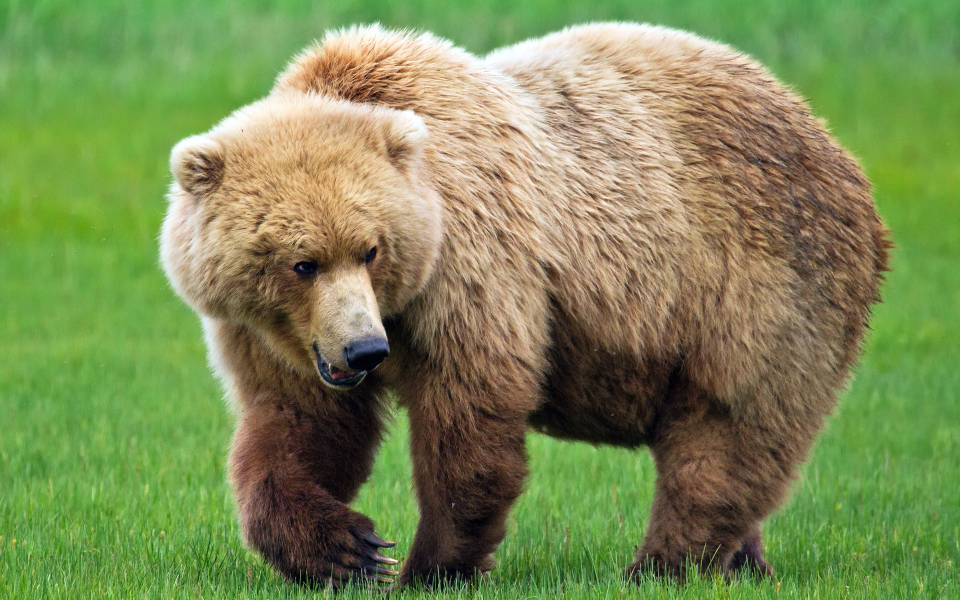
#> input picture lab5/bear_images/000002.jpg, 1920 x 1200 px (shown at 1/2 size)
$ python -i image_processor.py   (imports and definitions only)
#> lines starting #> are read from the running program, lines starting #| are printed output that depends on the picture; after the words box and inside, x2 and y2 are one past the last pixel; in counts of white or black regions, pixels touching at a corner belong together
import cv2
import os
from typing import Literal, Tuple
import numpy as np
import matplotlib.pyplot as plt

BGColor = Literal['black', 'white', 'transparent']


class ImageProcessor:
    """
    Класс ImageProcessor для загрузки, обработки (создание круглого изображения)
    и отображения изображений.

    Attributes:
        filepath (str): Путь к файлу исходного изображения.
        original_image (np.ndarray): Загруженное исходное изображение в формате BGR/BGRA.
        original_shape (Tuple[int, ...]): Форма исходного изображения (высота, ширина, каналы).
        file_size_bytes (int): Размер файла на диске в байтах.
    """

    def __init__(self, filepath: str):
        """
        Инициализирует ImageProcessor, загружая изображение из указанного пути.

        Args:
            filepath (str): Путь к файлу изображения.

        Raises:
            IOError: Если файл изображения не может быть прочитан, не найден
                     или не удается получить его размер.
        """
        self.filepath: str = filepath
        self.original_image: np.ndarray = self._load_image()
        self.original_shape: Tuple[int, ...] = self.original_image.shape

        try:
            self.file_size_bytes: int = os.path.getsize(self.filepath)
        except OSError as e:
            raise IOError(f"Не удалось получить размер файла {self.filepath}: {e}")

    def _load_image(self) -> np.ndarray:
        """
        Защищённый метод для загрузки изображения с помощью OpenCV.

        Использует `cv2.imread` с флагом `IMREAD_UNCHANGED` для сохранения
        альфа-канала, если он присутствует.

        Returns:
            np.ndarray: Загруженное изображение в формате BGR/BGRA.

        Raises:
            IOError: Если `cv2.imread` возвращает None (не удалось прочитать файл).
        """
        try:
            image = cv2.imread(self.filepath, cv2.IMREAD_UNCHANGED)
#> image is the input picture: shape (1200, 1920, 3); mean B, G, R 85, 137.7, 123.5
            if image is None:
                raise IOError(f"Не удалось прочитать файл изображения: {self.filepath}. "
                              "Проверьте путь и формат файла.")
            return image
        except cv2.error as e:
            raise IOError(f"Ошибка OpenCV при чтении файла {self.filepath}: {e}")

    # [19 lines left out: function get_image_size_info, not called in this run]

    def _center_crop_to_square(self, image: np.ndarray) -> np.ndarray:
        """
        Защищённый метод для обрезки изображения до квадрата по центру.

        Args:
            image (np.ndarray): Исходное изображение.

        Returns:
            np.ndarray: Обрезанное квадратное изображение.
        """
        h, w = image.shape[:2]
#> h = 1200; w = 1920
        min_dim = min(h, w)
#> min_dim = 1200
        start_x = (w - min_dim) // 2
#> start_x = 360
        start_y = (h - min_dim) // 2
#> start_y = 0
        return image[start_y:start_y + min_dim, start_x:start_x + min_dim]
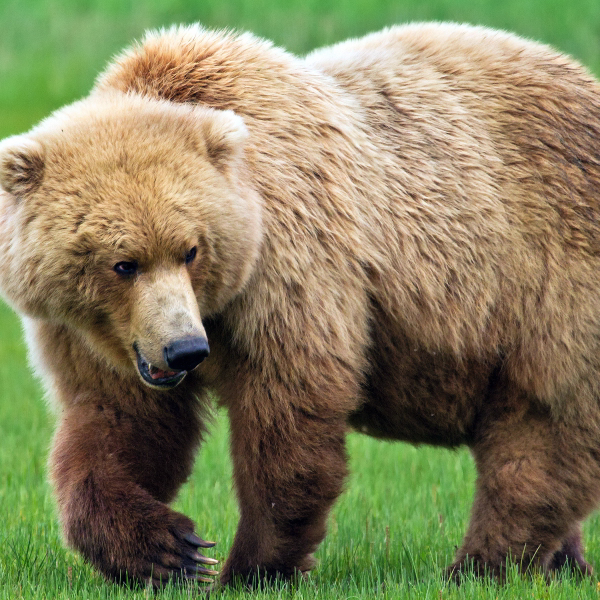
#> returned value: shape (1200, 1200, 3) (shown at 1/2 size); mean of channels 0, 1, 2 92.7, 127.7, 132.3; drawn as B, G, R

    def make_circular(self, bg_color: BGColor = 'transparent') -> np.ndarray:
        """
        Преобразует изображение в круглое, заполняя область вне круга
        указанным цветом фона (черный, белый или прозрачный).

        Args:
            bg_color (BGColor): Цвет фона для области вне круга.
                                Допустимые значения: 'black', 'white', 'transparent'.
                                По умолчанию 'transparent'.

        Returns:
            np.ndarray: Обработанное изображение в виде круга.
        """
        square_image = self._center_crop_to_square(self.original_image)
        height, width = square_image.shape[:2]
#> height = 1200; width = 1200
        center = (width // 2, height // 2)
#> center = (600, 600)
        radius = width // 2
#> radius = 600

        mask = np.zeros((height, width), dtype=np.uint8)
        cv2.circle(mask, center, radius, 255, -1)
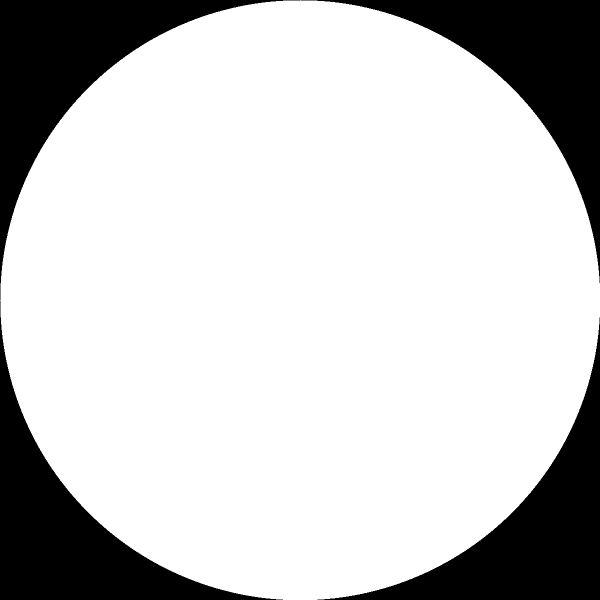
#> mask: shape (1200, 1200) (shown at 1/2 size); 78.5% white; 4 black regions, box (x1, y1, x2, y2) and area: (0, 0, 600, 600) 77872, (601, 0, 1200, 566) 77272, (0, 601, 566, 1200) 77272, (635, 635, 1200, 1200) 76673

        if bg_color == 'transparent':
            if square_image.shape[2] == 3:
                image_bgra = cv2.cvtColor(square_image, cv2.COLOR_BGR2BGRA)
            else:
                image_bgra = square_image

            b, g, r, a = cv2.split(image_bgra)
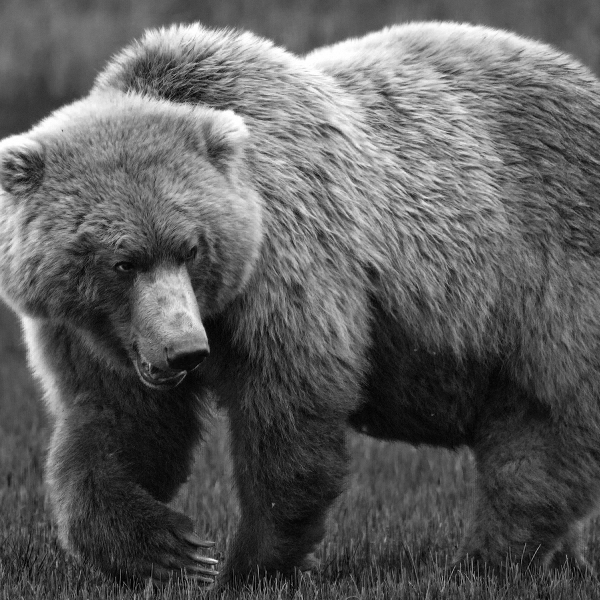
#> b: shape (1200, 1200) (shown at 1/2 size); min 0, max 255, mean 92.7
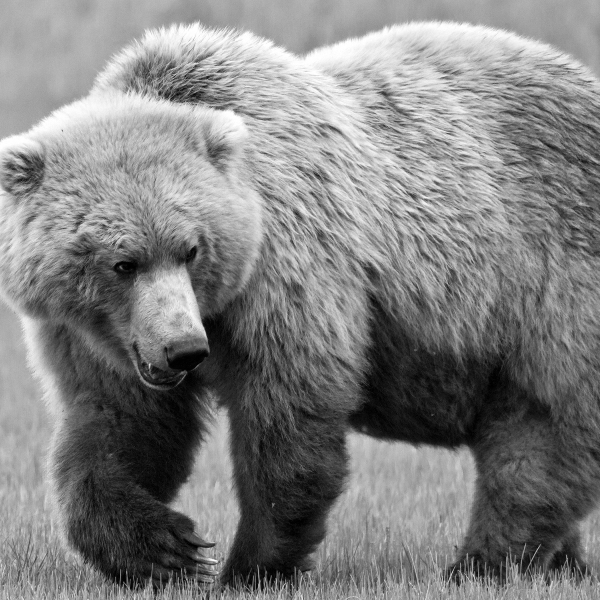
#> g: shape (1200, 1200) (shown at 1/2 size); min 0, max 255, mean 127.7
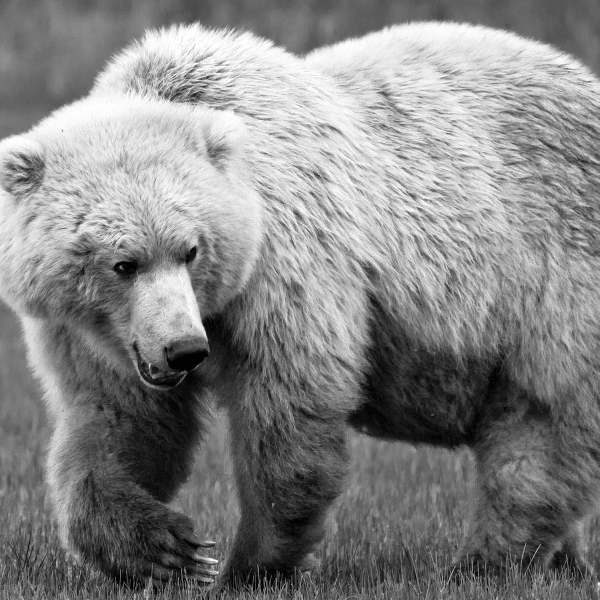
#> r: shape (1200, 1200) (shown at 1/2 size); min 0, max 255, mean 132.3
#> a: shape (1200, 1200); every value is 255
            new_alpha = cv2.bitwise_and(a, mask)
            result_image = cv2.merge((b, g, r, new_alpha))

        else:
            if square_image.shape[2] == 4:
                image_bgr = cv2.cvtColor(square_image, cv2.COLOR_BGRA2BGR)
            else:
                image_bgr = square_image

            background_color = (255, 255, 255) if bg_color == 'white' else (0, 0, 0)
            background = np.full_like(image_bgr, background_color)

            inverse_mask = cv2.bitwise_not(mask)
            background_ring = cv2.bitwise_and(background, background, mask=inverse_mask)

            foreground_circle = cv2.bitwise_and(image_bgr, image_bgr, mask=mask)

            result_image = cv2.add(background_ring, foreground_circle)

        return result_image

    # [92 lines left out: functions _convert_for_matplotlib, display_comparison, save_result_image, _format_bytes, not called in this run]

>>> result = ImageProcessor('bear_images/000002.jpg').make_circular()

$ run again, on lab5/bear_images/000007.jpg
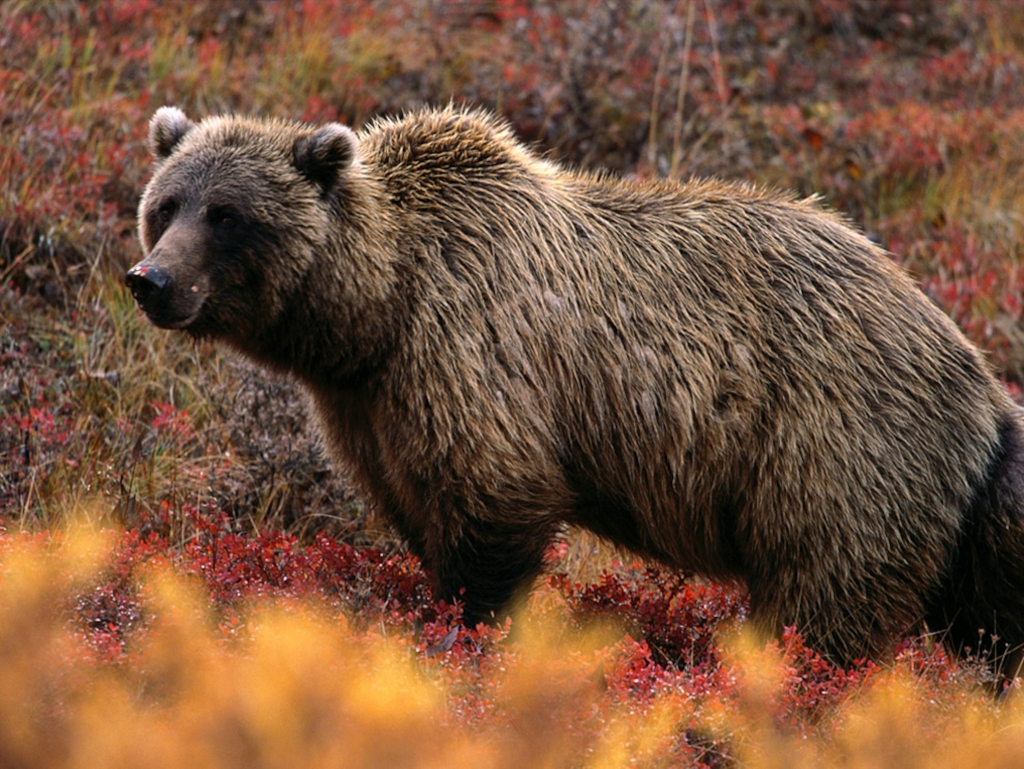
#> input picture lab5/bear_images/000007.jpg, 3072 x 2306 px (shown at 1/3 size)
#> in _load_image, image is the input picture: shape (2306, 3072, 3); mean B, G, R 60.3, 82.6, 116.9
#> in make_circular, `cv2.circle(mask, center, radius, 255, -1)`:
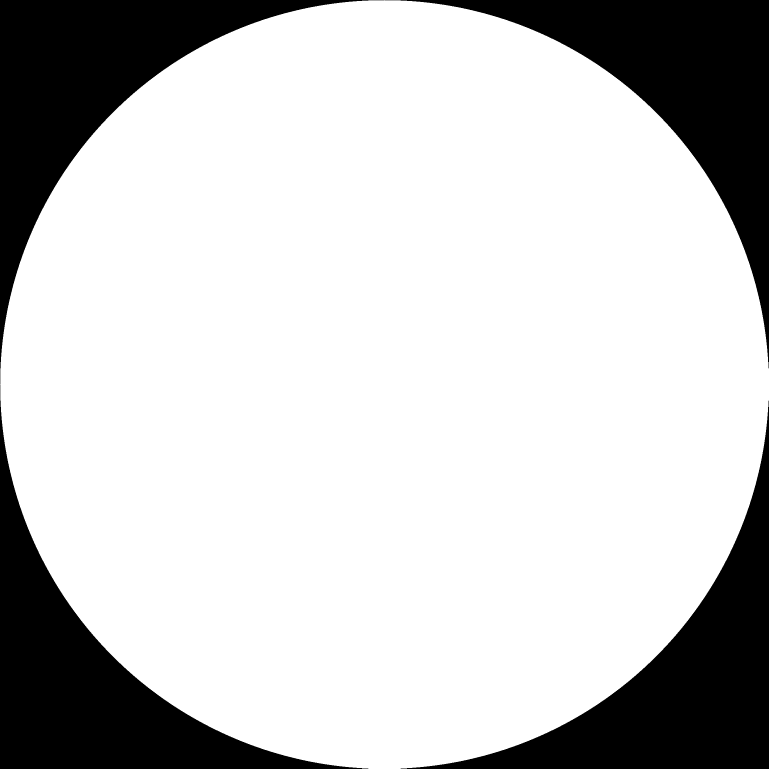
#> mask: shape (2306, 2306) (shown at 1/3 size); 78.5% white; 4 black regions, box (x1, y1, x2, y2) and area: (0, 0, 1153, 1153) 286468, (1154, 0, 2306, 1105) 285315, (0, 1154, 1105, 2306) 285315, (1202, 1202, 2306, 2306) 284163
#> in make_circular, `b, g, r, a = cv2.split(image_bgra)`:
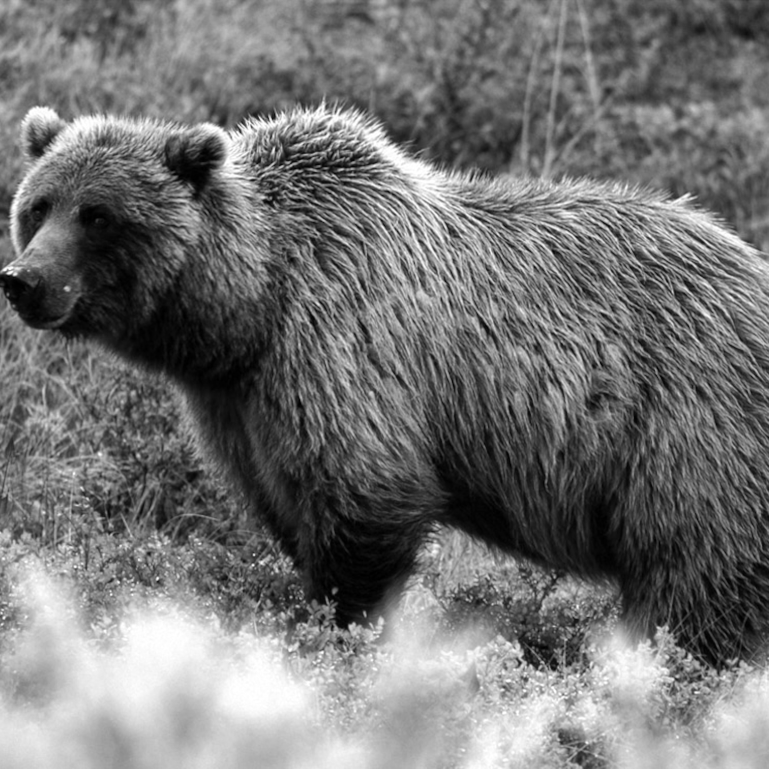
#> r: shape (2306, 2306) (shown at 1/3 size); min 0, max 255, mean 116.1
#> a: shape (2306, 2306); every value is 255

$ run again, on lab5/bear_images/000010.jpg
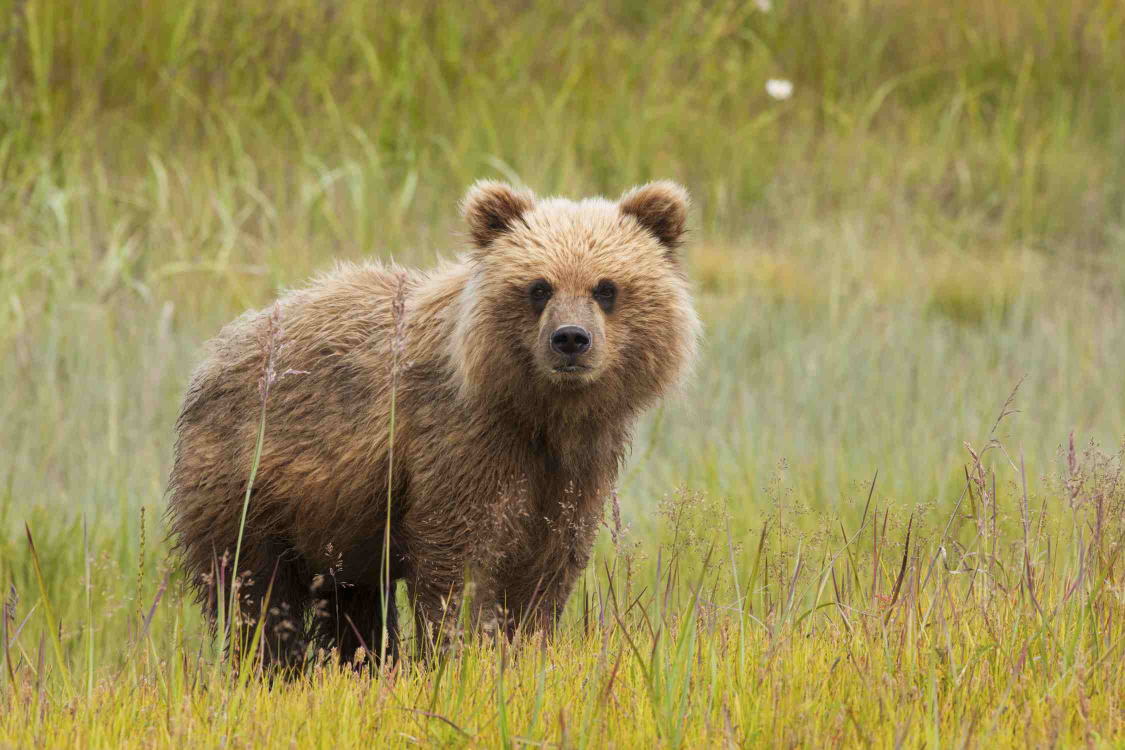
#> input picture lab5/bear_images/000010.jpg, 2250 x 1500 px (shown at 1/2 size)
#> in _load_image, image is the input picture: shape (1500, 2250, 3); mean B, G, R 84.8, 141.3, 153.8
#> in make_circular, `cv2.circle(mask, center, radius, 255, -1)`:
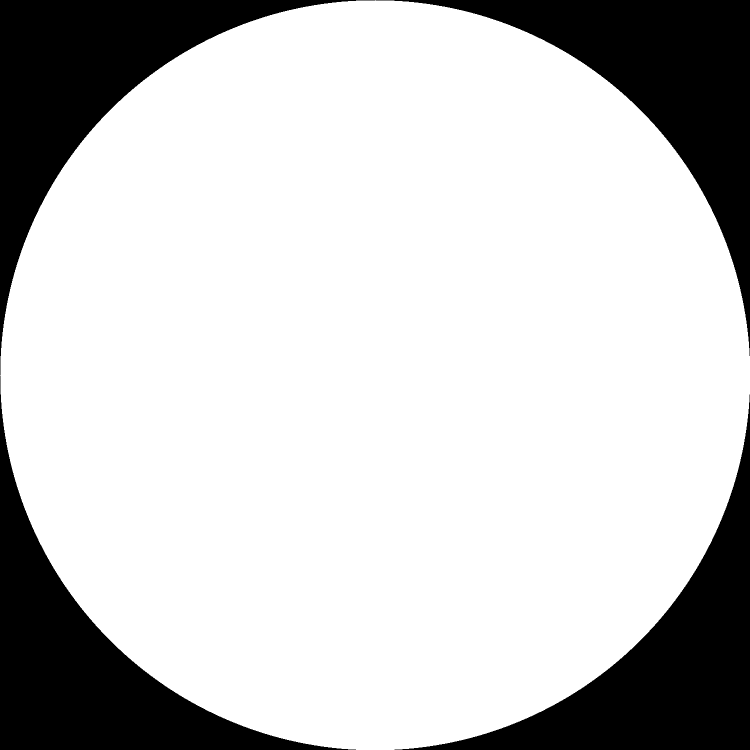
#> mask: shape (1500, 1500) (shown at 1/2 size); 78.5% white; 4 black regions, box (x1, y1, x2, y2) and area: (0, 0, 750, 750) 121470, (751, 0, 1500, 712) 120720, (0, 751, 712, 1500) 120720, (789, 789, 1500, 1500) 119971
#> in make_circular, `b, g, r, a = cv2.split(image_bgra)`:
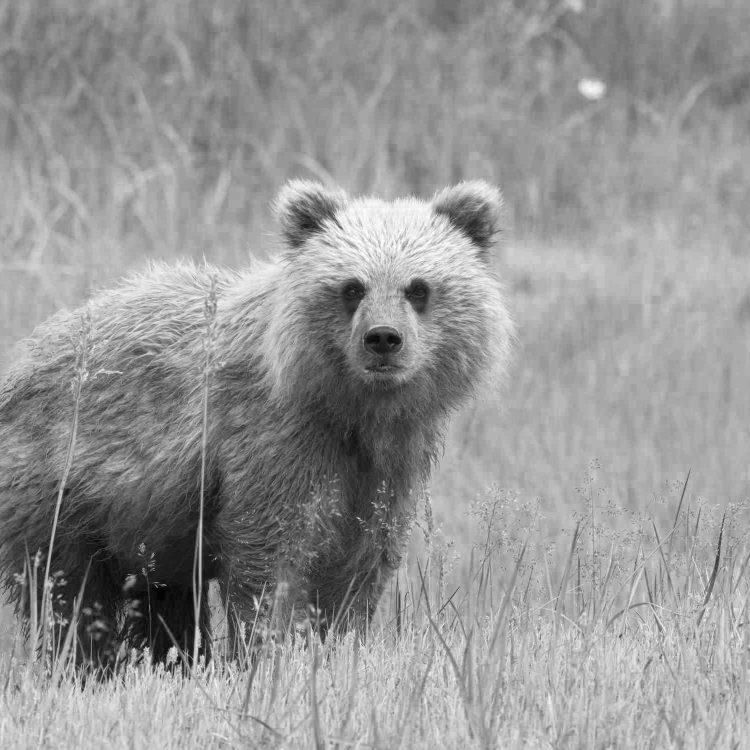
#> r: shape (1500, 1500) (shown at 1/2 size); min 1, max 255, mean 149.5
#> a: shape (1500, 1500); every value is 255

$ run again, on lab5/bear_images/000011.jpg
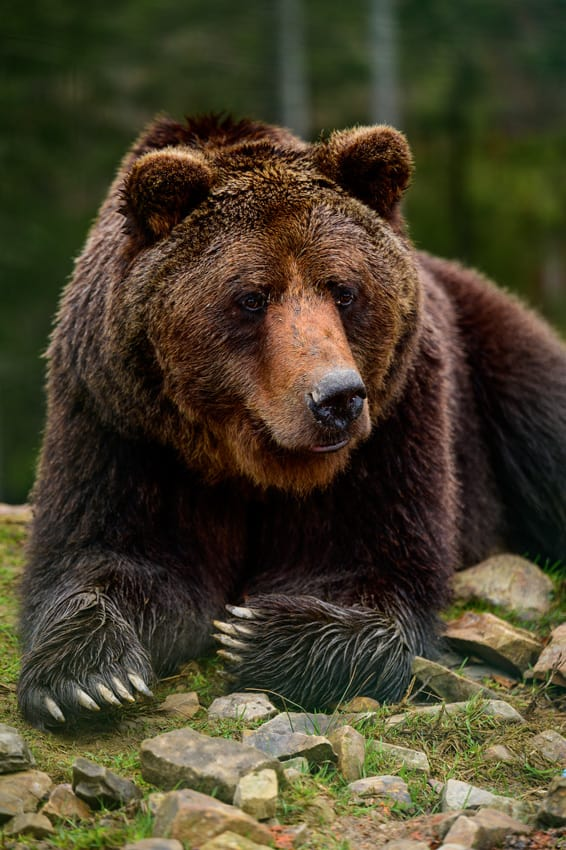
#> input picture lab5/bear_images/000011.jpg, 566 x 850 px
#> in _load_image, image is the input picture: shape (850, 566, 3); mean B, G, R 43, 64.4, 71.7
#> in make_circular, `cv2.circle(mask, center, radius, 255, -1)`:
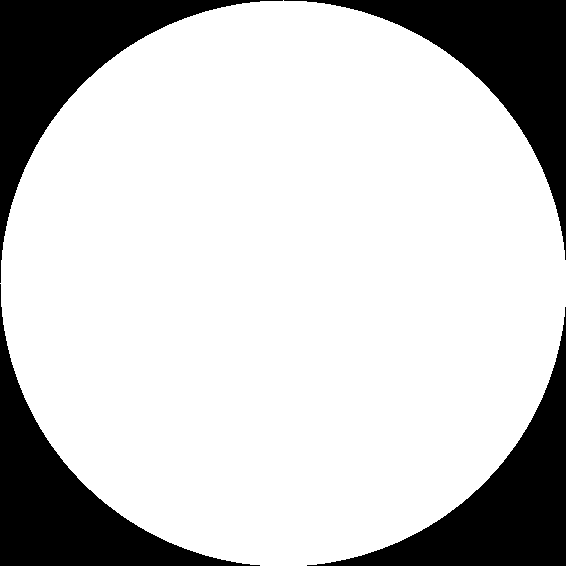
#> mask: shape (566, 566); 78.5% white; 4 black regions, box (x1, y1, x2, y2) and area: (0, 0, 283, 283) 17485, (284, 0, 566, 260) 17202, (0, 284, 260, 566) 17202, (307, 307, 566, 566) 16920
#> in make_circular, `b, g, r, a = cv2.split(image_bgra)`:
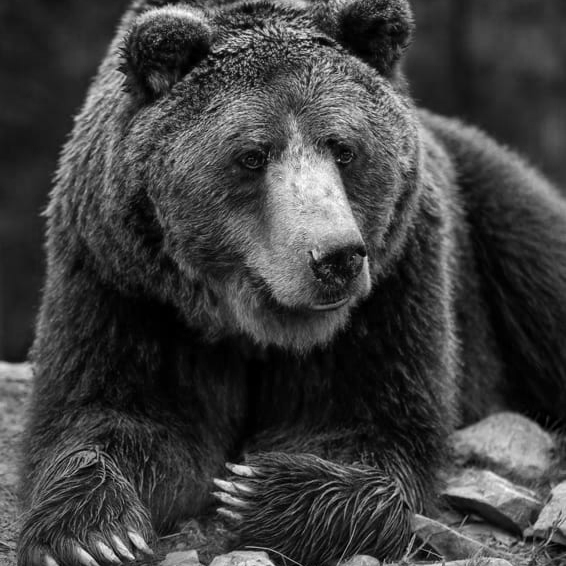
#> r: shape (566, 566); min 0, max 255, mean 63.5
#> a: shape (566, 566); every value is 255
